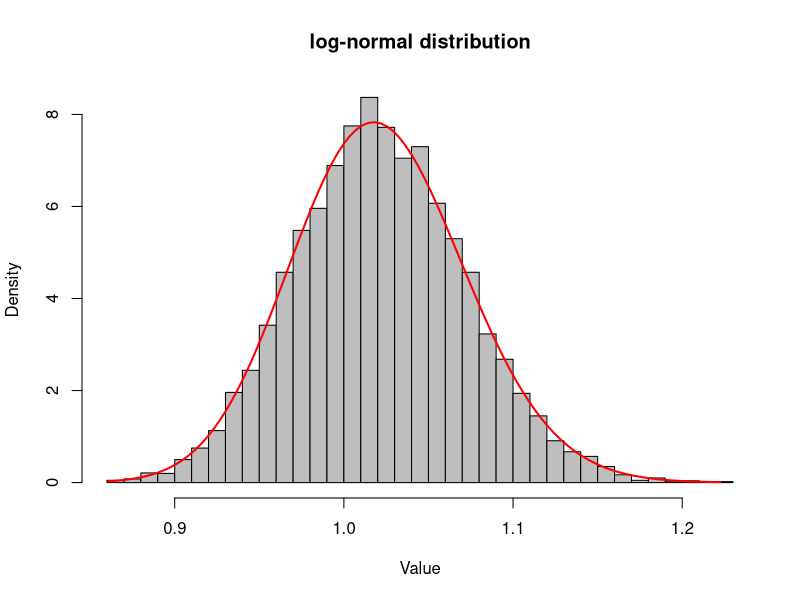

Write the R code that produced this figure.
set.seed(1234)

#2(a)
normal = rnorm(10000, 0.02, 0.05)
log = exp(normal)

hist(log, breaks=30, probability = TRUE ,col = "gray", xlab = "Value", main = "log-normal distribution")


#2(b)
x = seq(min(log), max(log), length.out = 100)
density = dlnorm(x, 0.02, 0.05)

lines(x, density, type = "l", col = "red", lwd = 2)

#2(c) for testing the empirical mean and variance with different sample size :D
print(mean(log))
print(var(log))

#2(d)
prob = mean(log >= 1.05)
print(prob)

#2(e)
proB = plnorm(1.05, 0.02, 0.05)
print(1 - proB)